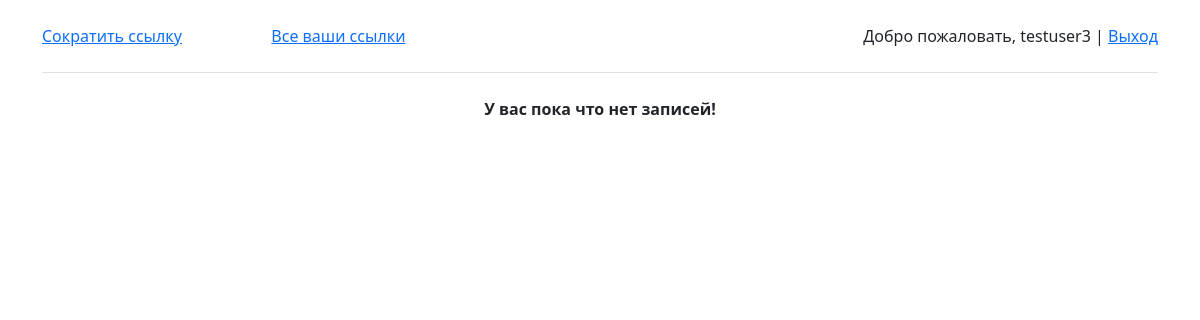
/show/ (signed in), run on an earlier commit of the app's database.
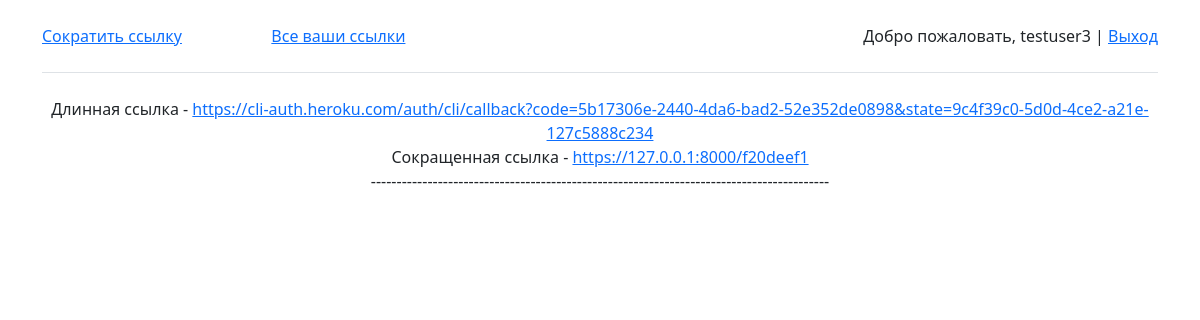
And on a later commit of the database.
### app/models.py (models this page shows, shortened)
class Link(models.Model):
    author = models.ForeignKey(User, on_delete=models.CASCADE, null=True)
    link = models.URLField(max_length=1000)
    short_link = models.URLField(max_length=1000)

### app/views.py (the view)
# urls.py: path('show/', show, name='show'),
def show(request):
    current_user = request.user.id
    links = Link.objects.filter(author=current_user)
    if request.user.is_authenticated:
        if links:
            return render(request, 'app/show.html', {"links": links})
        else:
            return render(request, 'app/show.html', {'message': Message.does_not_have_list})
    else:
        return render(request, 'app/show.html', {'message': Message.unauthorized})

### app/templates/app/show.html (shortened to what this page needs)
{% extends "app/basic.html" %}
{% block content %}
{% if message %}
    <b>{{ message }}</b>
{% else %}
{% for link in links %}
    Длинная ссылка - <a href="{{ link.link }}"> {{ link.link }} </a><br>
    Сокращенная ссылка - <a href="{{ link.link }}"> {{ link.short_link }} </a>
    <p> ----------------------------------------------------------------------------------------- </p>
{% endfor %}
{% endif %}
{% endblock %}

### app/templates/app/basic.html (shortened to what this page needs)
<!DOCTYPE html>
<html lang="en">
<head>
    <link href="https://cdn.jsdelivr.net/npm/bootstrap@5.0.2/dist/css/bootstrap.min.css" rel="stylesheet">
</head>
<body>
<div class="container">
    <header class="d-flex flex-wrap align-items-center justify-content-center justify-content-md-between py-3 mb-4 border-bottom">
    <a href="{% url 'create' %}">Сократить ссылку</a>
    <a href="{% url 'show' %}">Все ваши ссылки</a>
      <a href="/" class="d-flex align-items-center col-md-3 mb-2 mb-md-0 text-dark text-decoration-none">
        <svg class="bi me-2" width="40" height="32" role="img" aria-label="Bootstrap"><use xlink:href="#bootstrap"></use></svg>
      </a>
        <span class="navbar-text">
            {% if request.user.is_authenticated %}
            Добро пожаловать, {{ user.username }} | <a href="{% url 'logout' %}">Выход</a>
            {% else %}
            <a href="{% url 'register' %}">Register</a> | <a href="{% url 'login' %}">Login</a>
            {% endif %}
        </span>
    </header>
</div>
<div class="container themed-container text-center">
    {% block content %}
    {% endblock %}
</div>
</body>
</html>

What changed in the data, as far as the page shows it:
added Link: link "https://cli-auth.heroku.com/auth/cli/callback?code=5b17306e-2440-4da6-bad2-52e352de0898&state=9c4f39c0-5d0d-4ce2-a21e-127c5888c234", short_link "https://127.0.0.1:8000/f20deef1"
Also different on the page:
{{ message }}: "У вас пока что нет записей!" → (not shown)
